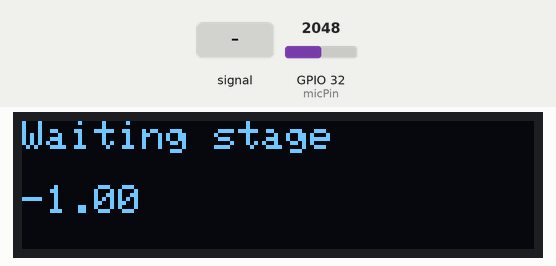
This sketch was run on a simulated ESP32. On the bench: 128×32 one-colour display. The inputs (shaded band) are chosen by the test bench; at power-on: GPIO 32 (micPin) = 2048. What the sketch prints to the serial monitor is not drawn.

Above: at 1.7 s.
1.8 s: GPIO 32 (micPin) fed a 200 Hz sine of ±327 counts around its level
At 3.4 s:
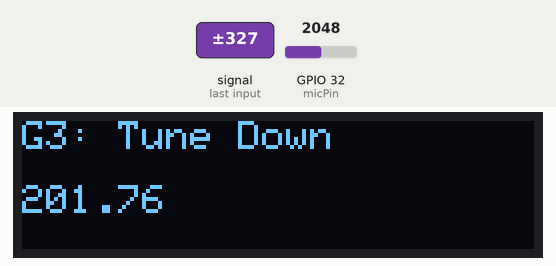
4.8 s: GPIO 32 (micPin) set to 1228
At 5.9 s:
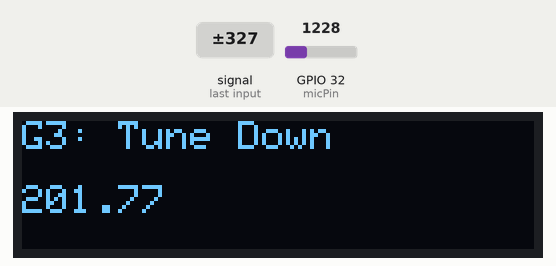
Timing chart, 0 to 7.8 s (numbered marks = the images above; inputs shaded):
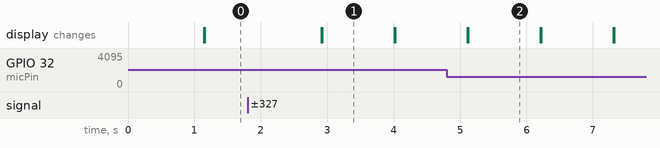

The sketch:

Guitar_Tuner_Clean.ino
```cpp
#include <arduino.h>
#include <arduinoFFT.h>
#include "arduinoFFT.h"
#include <LiquidCrystal.h>
#include <SPI.h>
#include <Wire.h>
#include <Adafruit_GFX.h>
#include <Adafruit_SSD1306.h>


/*FFT Parameters*/
#define SAMPLES 1024              //Must be a power of 2
#define SAMPLING_FREQUENCY 1000   //Hz, must be less than 10000 due to ADC
#define LOWER_BIN_THRESHOLD 65    //ignore spectral leakage from massive DC spike but also keep space for low E tuning
#define UPPER_BIN_THRESHOLD 350   //why do we need to keep looking at bins if we passed the high E string?
#define MAGNITUDE_THRESHOLD 5000  //put this right above noise level. the lower it is the more sustain the strings get
#define ERROR -1                  //this means the string hasn't been plucked yet
#define HARMONIC_TOLERANCE 5      //harmonics are ideally multiples but there is normally a slight mismatch
#define INITAL_SPIKE_DELAY 25     //ignore initial readings of guitar spike. i quite like this cuz initial readings were always dog
#define SNR_THRESHOLD 2           //signal to noise ratio. fundamental freq at its weakest should be this ratio bigger than the strongest noise
#define ADC_THRESHOLD 2500        //DC bias of mic is 1.65V. ADC goes from 0-4095. DC bias is at 2000 with some noise.

//oled parameters
#define SCREEN_WIDTH 128     // OLED display width, in pixels
#define SCREEN_HEIGHT 32     // OLED display height, in pixels
#define OLED_RESET -1        // Reset pin # (or -1 if sharing Arduino reset pin)
#define SCREEN_ADDRESS 0x3C  ///< See datasheet for Address; 0x3D for 128x64, 0x3C for 128x32

//set up libraries
arduinoFFT FFT = arduinoFFT();
Adafruit_SSD1306 display(SCREEN_WIDTH, SCREEN_HEIGHT, &Wire, OLED_RESET);
const int micPin = 32;

/*Initialize Variables*/
unsigned int sampling_period_us;
unsigned long microseconds;
double vReal[SAMPLES];
double vImag[SAMPLES];
uint16_t prevMaxSpike = 0;
uint8_t signalDyingFlag = 0;
static int prevFundamentalFreq = 0;

void setup() {
  Serial.begin(115200);
  sampling_period_us = round(1000000 * (1.0 / SAMPLING_FREQUENCY));

  //set up oled
  if (!display.begin(SSD1306_SWITCHCAPVCC, SCREEN_ADDRESS)) {
    Serial.println(F("SSD1306 allocation failed"));
    for (;;)
      ;  // Don't proceed, loop forever
  }
  display.clearDisplay();
  display.setTextSize(1);
  display.setTextColor(WHITE);
}

void loop() {
  /*Sample the ADC pin in vReal*/
  uint8_t reset = 0;
  uint16_t tempSpikeHolder = 0;
  for (int i = 0; i < SAMPLES; i++) {
    microseconds = micros();  //Overflows after around 70 minutes!

    vReal[i] = analogRead(micPin);
    vImag[i] = 0;
    if (vReal[i] > tempSpikeHolder) {
      tempSpikeHolder = vReal[i];
    }

    //when u get a real signal, ignore the first 30 ms and start sampling process from scratch
    if ((vReal[i] > prevMaxSpike) && !reset) {
      i = 0;
      reset = 1;
      delay(INITAL_SPIKE_DELAY);
    }

    while (micros() < (microseconds + sampling_period_us)) {  //this ensures 1ms passes before getting next sample. defines the sampling period
    }
  }
  prevMaxSpike = tempSpikeHolder;

  /*FFT*/
  FFT.Windowing(vReal, SAMPLES, FFT_WIN_TYP_HAMMING, FFT_FORWARD);  //HAMMING for better precision, hanning for accuracy(peak detection)
  FFT.Compute(vReal, vImag, SAMPLES, FFT_FORWARD);
  FFT.ComplexToMagnitude(vReal, vImag, SAMPLES);
  double peak = findFundamentalFrequency(vReal, SAMPLES, SAMPLING_FREQUENCY);

  /*TUNER DISPLAY. First line is status, second line is frequency */
  display.clearDisplay();
  display.setCursor(0, 0);
  handleTunerDisplay(peak);
  display.display();
  display.setCursor(0, 16);
  display.println(peak);
  display.display();
  Serial.println(peak);
}

/*
Desc: Modified version of MajorPeak(). Same inputs and output, but instead of greatest peak it is the fundamental frequency.
Checks for a large magnitude spike and calls it fundamental frequency, then verifies subsequent peaks are harmonics.
if the new peak is not a harmonic, that means it is the new fundamental frequency.
*/

//definition help:
//vD[i] is the current frequency bin value
//vD[indexOfMaxY] is the most recent greatest peak
double findFundamentalFrequency(double *vD, uint16_t samples, double samplingFrequency) {
  double maxY = 0;           //store max bin magnitude value
  uint16_t IndexOfMaxY = 0;  //store bin number here
  int oldFreq = 0;
  int newFreq = 0;
  uint8_t fundamentalFreqFound = 0;

  Serial.println("Enter Function\n");

  //check all relevant fft bins
  for (uint16_t i = 1; i < ((samples >> 1) - 1); i++) {
    //identify all peaks that are above noise threshold
    if ((vD[i - 1] < vD[i]) && (vD[i] > vD[i + 1]) && (i > LOWER_BIN_THRESHOLD) && (i < UPPER_BIN_THRESHOLD) && (vD[i] > MAGNITUDE_THRESHOLD)) {  //check neighbor bins
      //debug print messages to see the relevant peaks and their magnitudes
      double Newdelta = 0.5 * ((vD[i - 1] - vD[i + 1]) / (vD[i - 1] - (2.0 * vD[i]) + vD[i + 1]));
      double NewinterpolatedX = ((i + Newdelta) * samplingFrequency) / (samples - 1);
      newFreq = (int)NewinterpolatedX;
      Serial.print("New: ");
      Serial.print(newFreq);
      Serial.print(", Mag: ");
      Serial.println(vD[i], 4);

      //if new peak is greater than old peak and not a harmonic, update the new peak
      if ((vD[i] > maxY) && (!checkHarmonic(IndexOfMaxY, i, HARMONIC_TOLERANCE))) {
        //handle edge case where the fundamental freq was below noise threshold but not the harmonic
        if (!checkHarmonic(prevFundamentalFreq, i, HARMONIC_TOLERANCE)) {
          maxY = vD[i];
          IndexOfMaxY = i;
          fundamentalFreqFound = 1;
        }
      }
    }
  }

  //nothing to calculate if we didnt find any fundamental freq
  if (!fundamentalFreqFound) {
    prevFundamentalFreq = 0;
    return (ERROR);
  }

  //calculate frequency from fft bin value
  double delta = 0.5 * ((vD[IndexOfMaxY - 1] - vD[IndexOfMaxY + 1]) / (vD[IndexOfMaxY - 1] - (2.0 * vD[IndexOfMaxY]) + vD[IndexOfMaxY + 1]));
  double interpolatedX = ((IndexOfMaxY + delta) * samplingFrequency) / (samples - 1);
  prevFundamentalFreq = round(interpolatedX);
  return (interpolatedX);
}

//a function to check if newFreq is a harmonic of oldFreq with a given tolerance.
//inputs: oldFreq, newFreq, tolerance.
//output: true being it is a harmonic.
uint8_t checkHarmonic(int oldFreq, int newFreq, int tolerance) {
  /*Definition of a harmonic: a multiple of at least two with a given tolerance.*/

  //if oldfreq is 0, this cannot be a harmonic
  if (oldFreq == 0) {
    return 0;
  }

  //firstly, to be a harmonic u need to be at least double the original value. due to the tolerance, you need to be double minus the tolerance
  //this line will disregard all values close to the fundamental frequency and only concern itself with actual harmonics
  int minValue = (oldFreq * 2) - tolerance;

  //first check upper tolerance
  int modRemainder = newFreq % oldFreq;
  //next check lower tolerance
  int negMod = oldFreq - modRemainder;
  if (((modRemainder <= tolerance) || (negMod <= tolerance)) && (newFreq >= minValue)) {
    return 1;
  } else {
    return 0;
  }
}

/*
Input: floating point value frequency
Output: return 0 if signal is dead. idk i just need to leave the function so i use return
Description: Based on input frequency, lcd display will be updated.
*/
uint8_t handleTunerDisplay(double peak) {
  double error;
  if ((signalDyingFlag) && (peak != ERROR)) {
    display.println("Pluck again      ");
    return 0;
  }
  if ((peak >= 81.28) && (peak <= 82.55)) {    //E2=82.41. need 82.2711-82.557 to be in 3 cents range. 82 is 9 cents away, 82.8 is 8 cents away.
    display.println("E2 = 82.41.    ");        //E2 is in tune
  } else if ((peak > 70) && (peak < 82.28)) {  //E2 Up
    display.println("E2: Tune Up  ");
  } else if ((peak > 82.55) && (peak < 90)) {  //E2 Down
    display.println("E2: Tune Down");
  } else if ((peak >= 109) && (peak <= 111)) {  //A2=110. need 109.8149 to 110.1962
    display.println("A2 = 110.0.    ");
  } else if ((peak > 100) && (peak < 109)) {  //A2 Up
    display.println("A2: Tune Up  ");
  } else if ((peak > 111) && (peak < 120)) {  //A2 Down
    display.println("A2: Tune Down");
  } else if ((peak >= 146) && (peak <= 148)) {  //D3=146.83
    display.println("D3 = 146.83.   ");
  } else if ((peak > 136) && (peak < 146)) {  //D3 Up
    display.println("D3: Tune Up  ");
  } else if ((peak > 148) && (peak < 158)) {  //D3 Down
    display.println("D3: Tune Down");
  } else if ((peak >= 195) && (peak <= 197)) {  //G3=196
    display.println("G3 = 196.      ");
  } else if ((peak >= 185) && (peak < 195)) {  //G3 Up
    display.println("G3: Tune Up  ");
  } else if ((peak > 197) && (peak < 207)) {  //G3 Down
    display.println("G3: Tune Down");
  } else if ((peak >= 246) && (peak <= 248)) {  //B3=246.94
    display.println("B3 = 246.94.     ");
  } else if ((peak > 236) && (peak < 246)) {  //B3 Up
    display.println("B3: Tune Up  ");
  } else if ((peak > 248) && (peak < 258)) {  //B3 Down
    display.println("B3: Tune Down");
  } else if ((peak >= 328.5) && (peak <= 330.5)) {  //E4=329.63
    display.println("E4 = 329.63      ");
  } else if ((peak > 318.5) && (peak < 328.5)) {  //E4 Up
    display.println("E4: Tune Up  ");
  } else if ((peak > 330.5) && (peak < 340.5)) {  //E4 Down
    display.println("E4: Tune Down");
  } else {
    display.println("Waiting stage");
  }
  return 1;
}
```

Measured:
- after the input at 1.8 s, the display: first changes after 1.1 s (image 1 shows a later state)
- after the input at 4.8 s, the display: first differs from a run without the input after 0.32 s (image 2)
- what the display in image 1 shows lasts 1.1 s, from 2.9 s to 4.0 s
